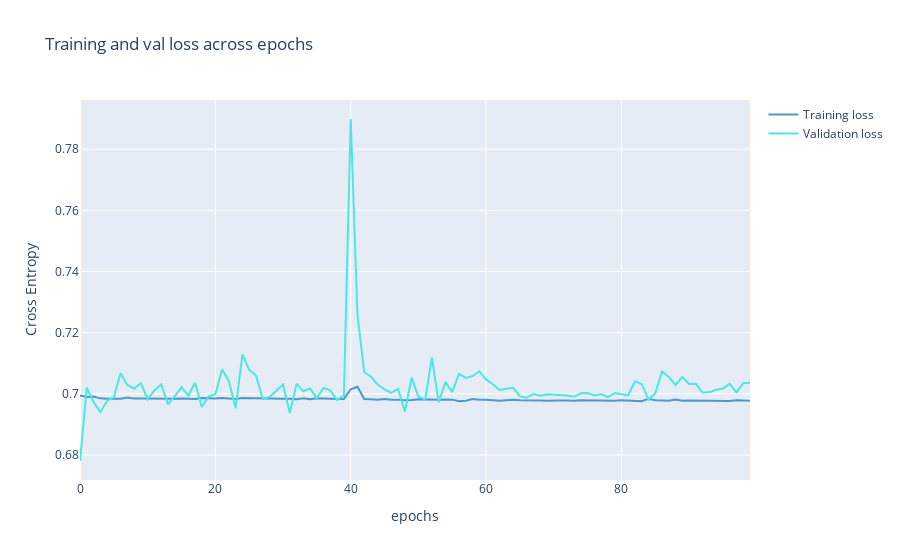

The cell this chart's notebook holds for it:
### Code cell
from plotly import graph_objects as go
color_chart = ["#4B9AC7", "#4BE8E0", "#9DD4F3", "#97FBF6", "#2A7FAF", "#23B1AB", "#0E3449", "#015955"]

history_graph = history.history
fig = go.Figure(data=[
                      go.Scatter(
                          y=history_graph["loss"],
                          name="Training loss",
                          mode="lines",
                          marker=dict(
                              color=color_chart[0]
                          )),
                      go.Scatter(
                          y=history_graph["val_loss"],
                          name="Validation loss",
                          mode="lines",
                          marker=dict(
                              color=color_chart[1]
                          ))
])
fig.update_layout(
    title='Training and val loss across epochs',
    xaxis_title='epochs',
    yaxis_title='Cross Entropy'    
)
fig.show()
